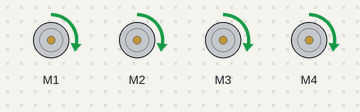
A program run on a simulated Raspberry Pi (BCM pin numbers). On the bench: 4 × DC motor (green arrow = forward, orange = backward, longer = faster). At 7.0 s the program stops and its outputs stay as they are.

Above: at 0.1 s.
At 4.1 s:
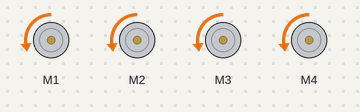
At 7.1 s:
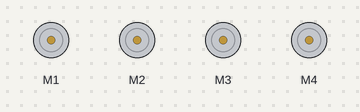
Timing chart, 0 to 8.5 s (numbered marks = the images above):
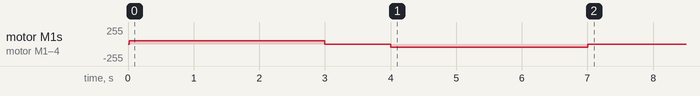

Measured:
- by itself, motor M1–4: stopped → forward 51/255 at 0.02 s, → stopped 3.0 s later, → backward 51/255 1.0 s later, → stopped 3.0 s later

The program:

Move.py
```python
#!/usr/bin/env/python
# File name   : move.py
# Website     : www.Adeept.com
# Author      : Adeept
# Date		  : 2025/03/12

import time
from board import SCL, SDA
import busio
from adafruit_pca9685 import PCA9685
from adafruit_motor import motor

MOTOR_M1_IN1 =  15      #Define the positive pole of M1
MOTOR_M1_IN2 =  14      #Define the negative pole of M1
MOTOR_M2_IN1 =  12      #Define the positive pole of M2
MOTOR_M2_IN2 =  13      #Define the negative pole of M2
MOTOR_M3_IN1 =  11      #Define the positive pole of M3
MOTOR_M3_IN2 =  10      #Define the negative pole of M3
MOTOR_M4_IN1 =  8       #Define the positive pole of M4
MOTOR_M4_IN2 =  9       #Define the negative pole of M4

M1_Direction  =  -1
M2_Direction  =  -1
M3_Direction  =  -1
M4_Direction  =  -1

FREQ = 50


'''
Motor interface.
    M1  _____  M4
       |     |
       |     |
       |     |
    M2 |_____| M3
'''

def map(x,in_min,in_max,out_min,out_max):
  return (x - in_min)/(in_max - in_min) *(out_max - out_min) +out_min


def setup():
    global motor1,motor2,motor3,motor4,pwm_motor,pwm_motor
    i2c = busio.I2C(SCL, SDA)
    pwm_motor = PCA9685(i2c, address=0x5f) #default 0x40


    pwm_motor.frequency = FREQ

    motor1 = motor.DCMotor(pwm_motor.channels[MOTOR_M1_IN1],pwm_motor.channels[MOTOR_M1_IN2] )
    motor1.decay_mode = (motor.SLOW_DECAY)
    motor2 = motor.DCMotor(pwm_motor.channels[MOTOR_M2_IN1],pwm_motor.channels[MOTOR_M2_IN2] )
    motor2.decay_mode = (motor.SLOW_DECAY)
    motor3 = motor.DCMotor(pwm_motor.channels[MOTOR_M3_IN1],pwm_motor.channels[MOTOR_M3_IN2] )
    motor3.decay_mode = (motor.SLOW_DECAY)
    motor4 = motor.DCMotor(pwm_motor.channels[MOTOR_M4_IN1],pwm_motor.channels[MOTOR_M4_IN2] )
    motor4.decay_mode = (motor.SLOW_DECAY)

def motorStop():#Motor stops
    global motor1,motor2,motor3,motor4
    motor1.throttle = 0
    motor2.throttle = 0
    motor3.throttle = 0
    motor4.throttle = 0

def Motor(channel,direction,motor_speed):
    # channel,1~4:M1~M4
  if motor_speed > 100:
    motor_speed = 100
  elif motor_speed < 0:
    motor_speed = 0

  speed = map(motor_speed, 0, 100, 0, 1.0)

  pwm_motor.frequency = FREQ
  # Prevent the servo from affecting the frequency of the motor
  if direction == -1:
    speed = -speed
  if channel == 1:
    motor1.throttle = speed
  elif channel == 2:
    motor2.throttle = speed
  elif channel == 3:
    motor3.throttle = speed
  elif channel == 4:
    motor4.throttle = speed

def move(speed, direction, turn, radius=0.6):   # 0 < radius <= 1
    #eg: move(100, 1, "no")--->forward
    #    move(100, 1, "left")---> left forward
    #speed:0~100. direction:1/-1. turn: "left", "right", "no".
    if speed == 0:
        motorStop() #all motor stop.
    else:
        if direction == 1: 			# forward
            if turn == 'rotate-left': 		# rotate left
                Motor(1, -M1_Direction, speed)
                Motor(2, -M2_Direction, speed)
                Motor(3, M3_Direction, speed)
                Motor(4, M4_Direction, speed)
            elif turn == 'rotate-right': 	# rotate right
                Motor(1, M1_Direction, speed)
                Motor(2, M2_Direction, speed)
                Motor(3, -M3_Direction, speed)
                Motor(4, -M4_Direction, speed)
            elif turn == 'forward-left': 	# left forward
                Motor(1, M1_Direction, 0)
                Motor(2, M2_Direction, speed)
                Motor(3, M3_Direction, 0)
                Motor(4, M4_Direction, speed)
            elif turn == 'forward-right': 	# right forward
                Motor(1, M1_Direction, speed)
                Motor(2, M2_Direction, 0)
                Motor(3, M3_Direction, speed)
                Motor(4, M4_Direction, 0)
            elif turn == 'left': 	# left
                Motor(1, -M1_Direction, speed)
                Motor(2, M2_Direction, speed)
                Motor(3, -M3_Direction, speed)
                Motor(4, M4_Direction, speed)
            elif turn == 'right': 	# right
                Motor(1, M1_Direction, speed)
                Motor(2, -M2_Direction, speed)
                Motor(3, M3_Direction, speed)
                Motor(4, -M4_Direction, speed)
            else: 					# forward  (mid)
                Motor(1, M1_Direction, speed)
                Motor(2, M2_Direction, speed)
                Motor(3, M3_Direction, speed)
                Motor(4, M4_Direction, speed)
        elif direction == -1: 		# backward
            if turn == 'backward-left': 	# left backward
                Motor(1, -M1_Direction, speed)
                Motor(2, -M2_Direction, 0)
                Motor(3, -M3_Direction, speed)
                Motor(4, -M4_Direction, 0)
            elif turn == 'backward-right': 	# right backward
                Motor(1, -M1_Direction, 0)
                Motor(2, -M2_Direction, speed)
                Motor(3, -M3_Direction, 0)
                Motor(4, -M4_Direction, speed)
            else: 					# backward (mid)
                Motor(1, -M1_Direction, speed)
                Motor(2, -M2_Direction, speed)
                Motor(3, -M3_Direction, speed)
                Motor(4, -M4_Direction, speed)

def destroy():
    motorStop()
    pwm_motor.deinit()


if __name__ == '__main__':
    try:
        speed_set = 20
        setup()
        move(speed_set, -1, 'no', 0.8)
        time.sleep(3)
        motorStop()
        time.sleep(1)
        move(speed_set, 1, 'no', 0.8)
        time.sleep(3)
        motorStop()
    except KeyboardInterrupt:
        destroy()
```
